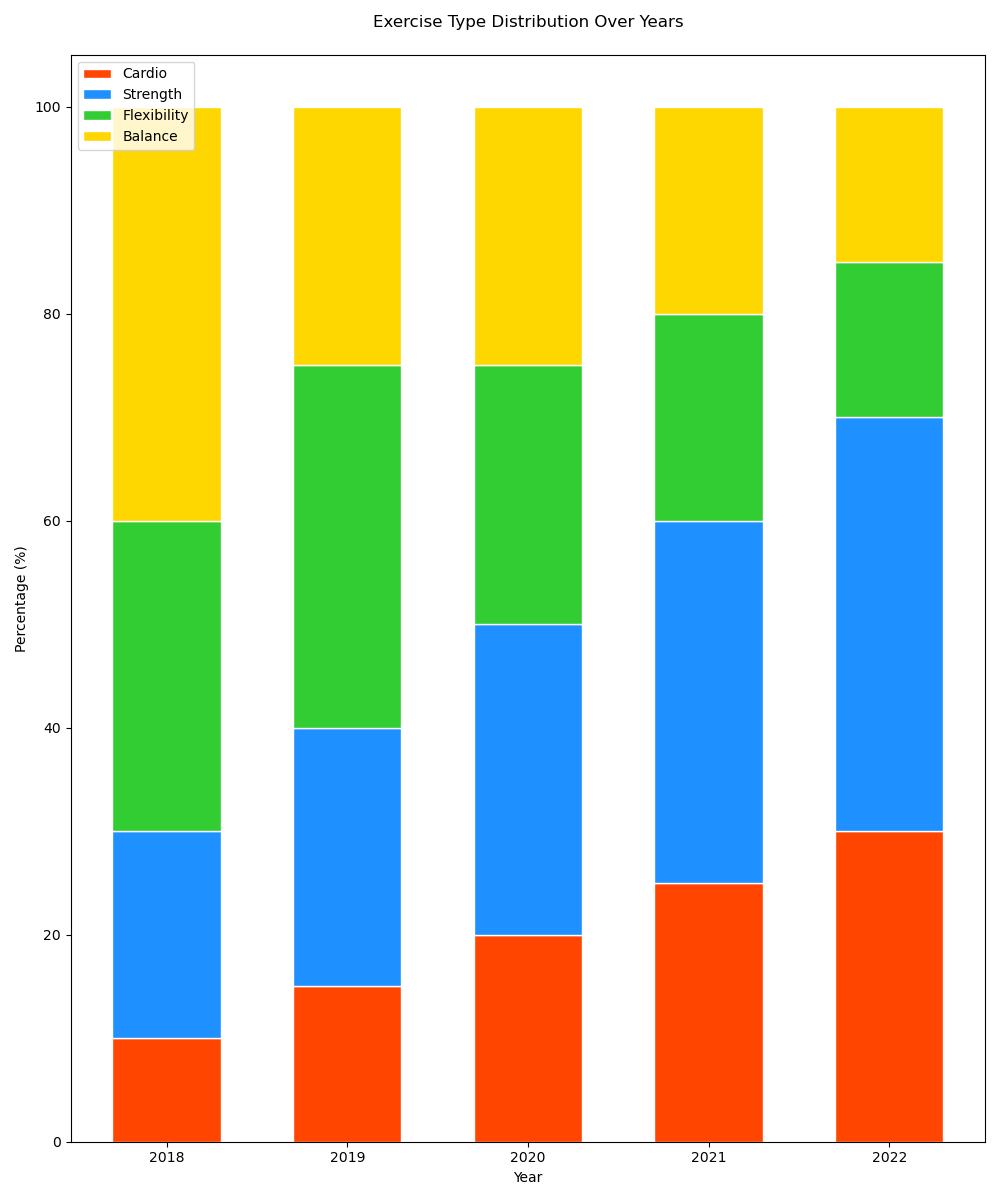

Reproduce this figure in Python.

import seaborn as sns
import matplotlib.pyplot as plt
import pandas as pd

data = {
    'Year': [2018, 2019, 2020, 2021, 2022],
    'Cardio': [10, 15, 20, 25, 30],
    'Strength': [20, 25, 30, 35, 40],
    'Flexibility': [30, 35, 25, 20, 15],
    'Balance': [40, 25, 25, 20, 15]
}
df = pd.DataFrame(data)

df_pct = df.set_index('Year').apply(lambda x: x / x.sum() * 100, axis=1).reset_index()

fig, ax = plt.subplots(figsize=(10, 12))

colors = ['#FF4500', '#1E90FF', '#32CD32', '#FFD700']

bottom = pd.Series([0] * len(df_pct))
for i, col in enumerate(df.columns[1:]):
    ax.bar(
        df_pct['Year'],
        df_pct[col],
        bottom=bottom,
        color=colors[i],
        edgecolor='white',
        width=0.6,
    )
    bottom += df_pct[col]

ax.set_xlabel('Year')
ax.set_ylabel('Percentage (%)')
plt.title('Exercise Type Distribution Over Years', pad=20)

ax.set_xticks(df_pct['Year'])
ax.set_xticklabels(df_pct['Year'], rotation=0)
ax.legend(df.columns[1:], loc='upper left')

plt.tight_layout()
plt.show()
